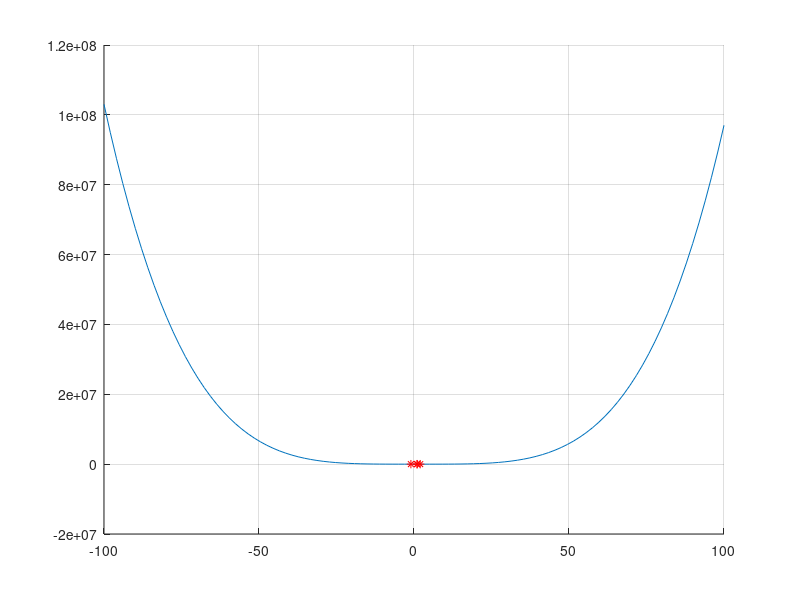

Here is the MATLAB script that generated this plot:
close all; clear all; clc; hold on;

p = [1, -3, 1, +3, -2];

P = @(x) (polyval(p,x));

x = linspace(-100,100, 100);
plot(x, P(x)); grid on;

A = compan(p);
r = eig(A);

plot(r,zeros(1,length(r)), 'r*');

epsilon = 1e-6;
if( sum(p-poly(r)) < epsilon )    
    disp('Ca marche!!!');
end
